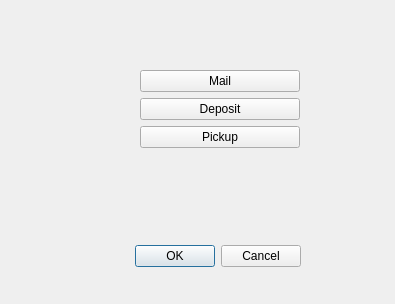
<?xml version="1.0" encoding="UTF-8"?>
<ui version="4.0">
 <class>PaymentMethed</class>
 <widget class="QDialog" name="PaymentMethed">
  <property name="geometry">
   <rect>
    <x>0</x>
    <y>0</y>
    <width>395</width>
    <height>304</height>
   </rect>
  </property>
  <property name="windowTitle">
   <string>Select Payment Method</string>
  </property>
  <widget class="QDialogButtonBox" name="buttonBox">
   <property name="geometry">
    <rect>
     <x>-40</x>
     <y>240</y>
     <width>341</width>
     <height>32</height>
    </rect>
   </property>
   <property name="orientation">
    <enum>Qt::Horizontal</enum>
   </property>
   <property name="standardButtons">
    <set>QDialogButtonBox::Cancel|QDialogButtonBox::Ok</set>
   </property>
  </widget>
  <widget class="QWidget" name="verticalLayoutWidget">
   <property name="geometry">
    <rect>
     <x>140</x>
     <y>70</y>
     <width>160</width>
     <height>80</height>
    </rect>
   </property>
   <layout class="QVBoxLayout" name="verticalLayout">
    <item>
     <widget class="QPushButton" name="buttonMail">
      <property name="text">
       <string>Mail</string>
      </property>
     </widget>
    </item>
    <item>
     <widget class="QPushButton" name="buttonDeposit">
      <property name="text">
       <string>Deposit</string>
      </property>
     </widget>
    </item>
    <item>
     <widget class="QPushButton" name="buttonPickup">
      <property name="text">
       <string>Pickup</string>
      </property>
     </widget>
    </item>
   </layout>
  </widget>
 </widget>
 <resources/>
 <connections>
  <connection>
   <sender>buttonBox</sender>
   <signal>accepted()</signal>
   <receiver>PaymentMethed</receiver>
   <slot>accept()</slot>
   <hints>
    <hint type="sourcelabel">
     <x>248</x>
     <y>254</y>
    </hint>
    <hint type="destinationlabel">
     <x>157</x>
     <y>274</y>
    </hint>
   </hints>
  </connection>
  <connection>
   <sender>buttonBox</sender>
   <signal>rejected()</signal>
   <receiver>PaymentMethed</receiver>
   <slot>reject()</slot>
   <hints>
    <hint type="sourcelabel">
     <x>316</x>
     <y>260</y>
    </hint>
    <hint type="destinationlabel">
     <x>286</x>
     <y>274</y>
    </hint>
   </hints>
  </connection>
 </connections>
</ui>
